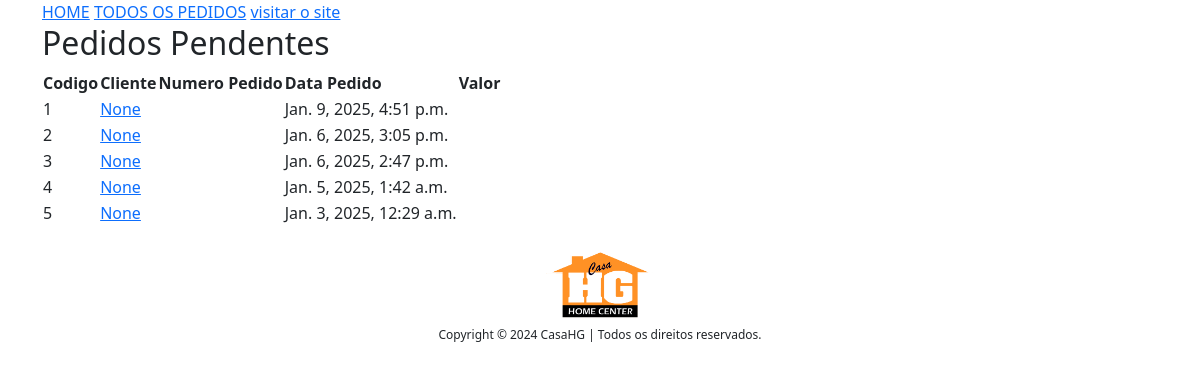
Before: /admin-todos-pedido/ (signed in) with the older database file.
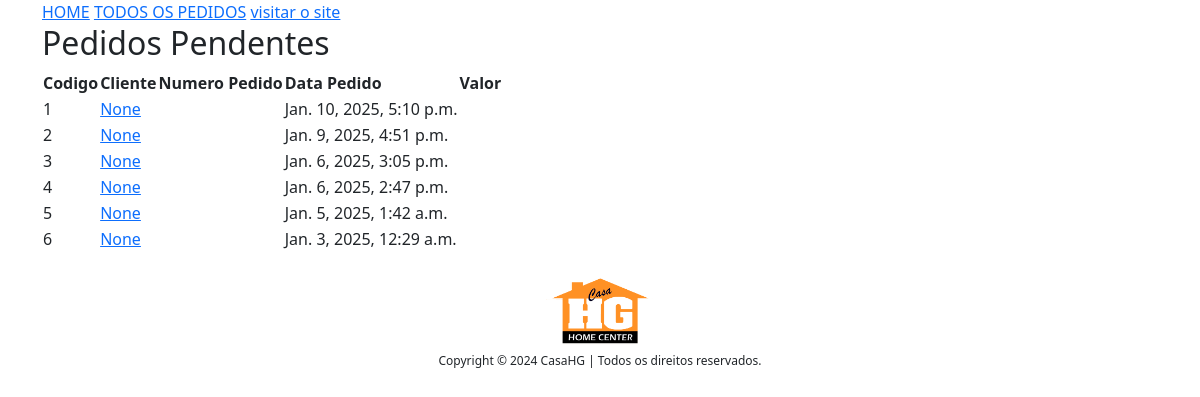
After: the same page with the newer database file.
### app/models.py (models this page shows, shortened)
class Pedido_order(models.Model):
    cliente = models.ForeignKey(Cliente,on_delete=models.CASCADE,default="")
    nome_cliente = models.CharField(max_length=200,default="")
    cpf_cnpj = models.CharField(max_length=20, default="") # cpf do cliente formatadinho direitinho
    codigo_cliente = models.CharField(max_length=8,default="",null=True,blank=True) # codigo consistente com sistema interno, se não tiver
    telefone = models.CharField(max_length=19,default="")
    email = models.EmailField(default="")
    carro = models.ForeignKey(Carro,on_delete=models.CASCADE)
    pedido_status = models.CharField(max_length=50, choices=PEDIDO_STATUS)
    total_bruto = models.DecimalField(max_digits=10,decimal_places=2,default=0)
    frete =  models.DecimalField(max_digits=10,decimal_places=2,default=0)
    total_desconto = models.DecimalField(max_digits=10,decimal_places=2,default=0)
    total_final = models.DecimalField(max_digits=10,decimal_places=2,default=0)
    local_de_pagamento = models.CharField(max_length=200,default="",null=True,blank=True)
    forma_de_pagamento = models.CharField(max_length=200,default="",null=True,blank=True)
    parcelas = models.PositiveIntegerField(default=1)
    valor_parcela = models.DecimalField(max_digits=10,decimal_places=2,default=0)
    endereco_envio = models.ForeignKey(Endereco,on_delete=models.CASCADE,default="")
    endereco_envio_formatado = models.CharField(max_length=200,default="")
    criado_em = models.DateTimeField(auto_now_add=True)
    ordenado_por = models.CharField(max_length=200,null=True,blank=True)

class Empresa(models.Model):
    titulo = models.CharField(max_length=200)
    link = models.CharField(max_length=200,null=True,blank=True)
    image = models.ImageField(upload_to="empresas")

### app/views.py (the view)
# urls.py: path("admin-todos-pedido/", AdminTodosPedidoView.as_view(), name="admintodospedido"),
class AdminTodosPedidoView(AdminRequireMixin, BaseContextMixin, ListView):
    template_name = "admin_paginas/admintodospedido.html"
    queryset = Pedido_order.objects.all().order_by("-id")
    context_object_name = "todospedido"
    def get_context_data(self, **kwargs):
        context = super().get_context_data(**kwargs)
        context["PedidosPendentes"] = Pedido_order.objects.filter(pedido_status="Pedido Recebido").order_by("-id")
        return context

### app/context_processors.py (called while the page is built)
def add_empresa_to_context(request):
    return {'empresa': Empresa.objects.first(), 'debug_var': 'Debug Variable'}

### app/views.py (called while the page is built)
    def dispatch(self, request, *args, **kwargs):
        if request.user.is_authenticated:# and Admin.objects.filter(user=request.user).exists():
            pass
        else:
            return redirect("/admin-login/")
        return super().dispatch(request,*args,**kwargs)

    def get_context_data(self, **kwargs):
        context = super().get_context_data(**kwargs)
        context['todoscategorias'] = Categoria.objects.all()
        context['footer'] = Empresa.objects.all()
        return context

### templates/admin_paginas/admintodospedido.html (shortened to what this page needs)
{%extends "admin_paginas/adminbase.html"%}
    {% block content %}
    <div class = "container">
        <div class = "row">
            <div class = "col-md-12">
                <h2>Pedidos Pendentes</h2>
                <table>
                    <thead>
                        <tr>
                            <th>Codigo</th>
                            <th>Cliente</th>
                            <th>Numero Pedido</th>
                            <th>Data Pedido</th>
                            <th>Valor</th>
                        </tr>
                    </thead>
                    <tbody>
                        {% for pedido in todospedido %}
                        <tr>
                            <td>{{forloop.counter}}</td>
                            <td><a href="{% url 'lojaapp:adminpedido' pedido.id %}">{{pedido.ordenado_por}}</a></td>
                            <td>{{pedido.pedido_id}}</td>
                            <td>{{pedido.criado_em}}</td>
                            <td>{{pedido.total}}</td>
                        </tr>
                        {%endfor%}
                    </tbody>
                </table>
            </div>
        </div>
    </div>
    {% endblock %}

### templates/admin_paginas/adminbase.html (shortened to what this page needs)
<!doctype html>
<html lang="en">
<head>
    <link rel="stylesheet" href="https://cdn.jsdelivr.net/npm/bootstrap@5.3.2/dist/css/bootstrap.min.css">
</head>
<body>
    <div class = "container">
        <a href = "{% url 'lojaapp:adminhome' %}">HOME</a>
        <a href="{% url 'lojaapp:admintodospedido' %}" target="_blank"> TODOS OS PEDIDOS</a>
        <a href="{% url 'lojaapp:home' %}" target="_blank"> visitar o site</a>
    </div>
    {% block content %}
    {% endblock %}
    <br>
    <footer class="container" style="background-color: transparent; box-shadow: none;">
        <div class="row justify-content-center">
            <div class="col-3" style="display:flex; justify-content: center;">
                {% for empresa in footer %}
                    <a href=""><img src="{{ empresa.image.url }}" style="height: 70px;"></a>
                {% endfor %}
            </div>
            <div class="col-12">
                <h1 class="my-2" style="align-items: center; justify-content: center; font-size: 12px; display:flex;">Copyright © 2024 CasaHG | Todos os direitos reservados.</h1>
            </div>
        </div>
    </footer>
</body>
</html>

Changed rows visible on the page:
added Pedido_order: ordenado_por "None", criado_em "Jan. 10, 2025, 5:10 p.m."
